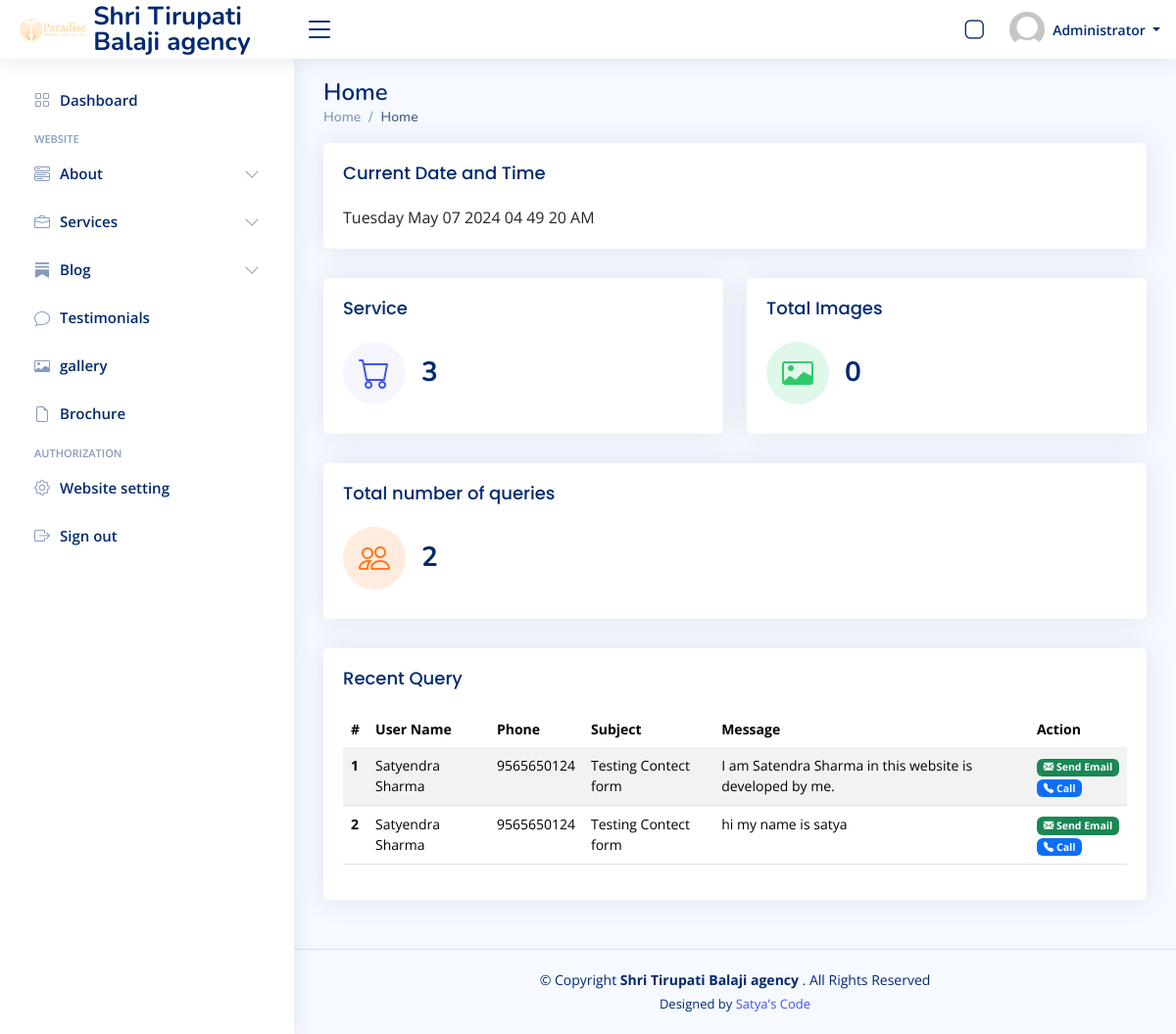
/manage/index.php (signed in), run on the app's committed database.
### tables this page shows
CREATE TABLE `contact` (
  `id` int(11) NOT NULL,
  `name` varchar(255) NOT NULL,
  `phone` varchar(255) NOT NULL,
  `email` varchar(255) NOT NULL,
  `subject` varchar(255) NOT NULL,
  `text` text NOT NULL,
  `date` datetime NOT NULL DEFAULT current_timestamp()
);

### manage/home.php (the view, shortened to what this page needs)
<div class="row">
    <div class="col-md-12">
        <div class="card">
            <div class="card-body">
                <h5 class="card-title">Current Date and Time</h5>
                <p id="clock" class="card-text"></p>
            </div>
        </div>
    </div>
    <div class="col-xxl-4 col-md-6">
        <div class="card info-card sales-card">
            <div class="card-body">
                <h5 class="card-title">Service</h5>
                <div class="d-flex align-items-center">
                    <div class="card-icon rounded-circle d-flex align-items-center justify-content-center">
                        <i class="bi bi-cart"></i>
                    </div>
                    <div class="ps-3">
                        <h6>
                            <?php echo $conn->query("SELECT * FROM services")->num_rows; ?>
                        </h6>
                    </div>
                </div>
            </div>
        </div>
    </div>
    <div class="col-xxl-4 col-md-6">
        <div class="card info-card revenue-card">
            <div class="card-body">
                <h5 class="card-title">Total Images</h5>
                <div class="d-flex align-items-center">
                    <div class="card-icon rounded-circle d-flex align-items-center justify-content-center">
                        <i class="bi bi-card-image"></i>
                    </div>
                    <div class="ps-3">
                        <h6>
                            <?php echo $conn->query("SELECT * FROM gallery")->num_rows; ?>
                        </h6>
                    </div>
                </div>
            </div>
        </div>
    </div>
    <div class="col-xxl-4 col-xl-12">
        <div class="card info-card customers-card">
            <div class="card-body">
                <h5 class="card-title">Total number of queries</h5>
                <div class="d-flex align-items-center">
                    <div class="card-icon rounded-circle d-flex align-items-center justify-content-center">
                        <i class="bi bi-people"></i>
                    </div>
                    <div class="ps-3">
                        <h6>
                            <?php echo $conn->query("SELECT * FROM contact")->num_rows; ?>
                        </h6>
                    </div>
                </div>
            </div>
        </div>
    </div>
    <div class="col-12">
        <div class="card recent-sales overflow-auto">
            <div class="card-body">
                <h5 class="card-title">Recent Query</h5>
                <table class="table table-striped datatable">
                    <thead>
                        <tr>
                            <th scope="col">#</th>
                            <th scope="col">User Name</th>
                            <th scope="col">Phone</th>
                            <th scope="col">Subject</th>
                            <th scope="col">Message</th>
                            <th scope="col">Action</th>
                        </tr>
                    </thead>
                    <tbody>
                        <?php
                        $i = 1;
                        $qry = $conn->query("SELECT * FROM `contact` ORDER BY `contact`.`id` ASC");
                        while ($row = $qry->fetch_assoc()) {
                            ?>
                            <tr>
                                <th scope="row">
                                    <?= $i++ ?>
                                </th>
                                <td>
                                    <?php echo ucwords($row['name']) ?>
                                </td>
                                <td>
                                    <?= $row['phone'] ?>
                                </td>
                                <td>
                                    <?= $row['subject'] ?>
                                </td>
                                <td>
                                    <?= $row['text'] ?>
                                </td>
                                <td>
                                    <a class="badge bg-success" href="mailto: <?= $row['email'] ?>">
                                        <i class="bi bi-envelope-fill"></i> Send Email
                                    </a>
                                    <br>
                                    <a class="badge bg-primary" href="tel: <?= $row['phone'] ?>"><i
                                            class="bi bi-telephone-fill"></i> Call</a>
                                </td>
                            </tr>
                            <?php
                        }
                        ?>
                    </tbody>
                </table>
            </div>
        </div>
    </div>
</div>

### manage/assets/css/style.css (style rules this page uses)
:root { scroll-behavior: smooth; }
body { font-family: "Open Sans", sans-serif; background: #f6f9ff; color: #444444; }
a { color: #4154f1; text-decoration: none; }
h1, h2, h3, h4, h5, h6 { font-family: "Nunito", sans-serif; }
.card { margin-bottom: 30px; border: none; border-radius: 5px; box-shadow: 0px 0 30px rgba(1, 41, 112, 0.1); }
.card-title { padding: 20px 0 15px 0; font-size: 18px; font-weight: 500; color: #012970; font-family: "Poppins", sans-serif; }
.card-body { padding: 0 20px 20px 20px; }
.dashboard .info-card { padding-bottom: 10px; }
.dashboard .info-card h6 { font-size: 28px; color: #012970; font-weight: 700; margin: 0; padding: 0; }
.dashboard .card-icon { font-size: 32px; line-height: 0; width: 64px; height: 64px; flex-shrink: 0; flex-grow: 0; }
.dashboard .sales-card .card-icon { color: #4154f1; background: #f6f6fe; }
.dashboard .revenue-card .card-icon { color: #2eca6a; background: #e0f8e9; }
.dashboard .customers-card .card-icon { color: #ff771d; background: #ffecdf; }
.dashboard .recent-sales { font-size: 14px; }
.dashboard .recent-sales .table thead { background: #f6f6fe; }
.dashboard .recent-sales .table thead th { border: 0; }

### data on the page
contact: name "Satyendra Sharma", phone "9565650124", subject "Testing Contect form", text "I am Satendra Sharma in this website is developed by me."
contact: name "Satyendra Sharma", phone "9565650124", subject "Testing Contect form", text "hi my name is satya"

### other printed values
$_SESSION['website_info']['website_name'] "Shri Tirupati Balaji agency"
$_SESSION['loggedin_user'] "Administrator"
$title "Home"
$conn->query("SELECT * FROM services")->num_rows "3"
$conn->query("SELECT * FROM gallery")->num_rows "0"
$conn->query("SELECT * FROM contact")->num_rows "2"
